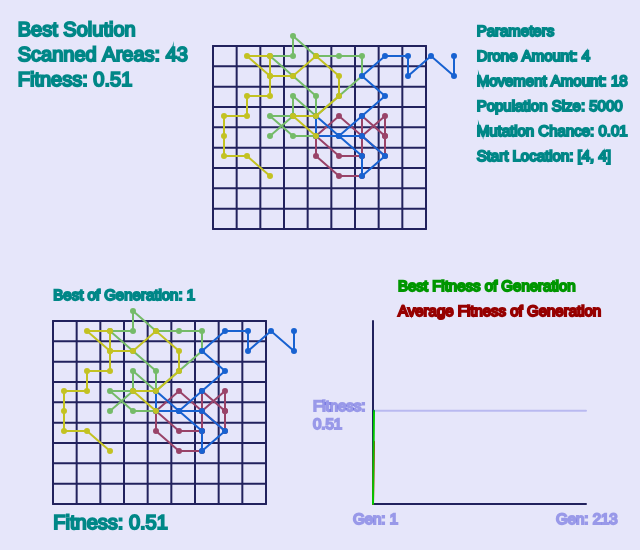
Frame 1 (no input)
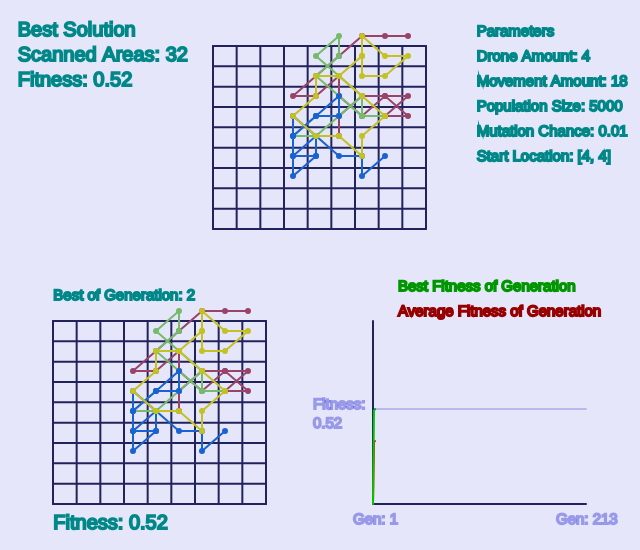
Frame 2 (the mouse pressed at the canvas centre, redrawn once)

The p5.js sketch that drew these frames (run headless with seeded random() and noise() and a simulated clock; the mouse was pressed at the canvas centre and the sketch redrawn once):

// p5.js sketch
// ── sketch.js
//Emre Nitim - 17011079
//Bu dosya p5.js kütüphanesi kullanılarak yazılmıştır.
//Genetik algoritmanın sonuçlarının görselleştirildiği kısımdır.

var BOARD_SIZE = 9;
//Max drone amount: 4
var DRONE_AMOUNT = 4;
var MOVEMENT_AMOUNT = 18;
var POPULATION_SIZE = 5000;
var MUTATION_CHANCE = 0.01;
var START_LOCATION_X = 4;
var START_LOCATION_Y = 4;
var geneticAlgorithm;

var sliders = [];
var startButton;
var stopButton;

var averageFitnessGraphPoints = [];
var bestIndividualFitnessGraphPoints = [];

//GeneticAlgorithm oluşturulur
//Ekran ayarları yapılır
function setup() {
  createCanvas(640, 550);
  frameRate(60);
  noLoop();

  geneticAlgorithm = new GeneticAlgorithm(
    DRONE_AMOUNT,
    MOVEMENT_AMOUNT,
    POPULATION_SIZE,
    MUTATION_CHANCE,
    new Coordinate(START_LOCATION_X, START_LOCATION_Y),
    BOARD_SIZE
  );

  for (var i = 0; i < 4; i++) {
    sliders.push(createSlider(0, 255, 255, 1));
  }

  startButton = createButton("START");
  startButton.mouseClicked(() => {
    frameRate(60);
    loop();
  });
  stopButton = createButton("STOP");
  stopButton.mouseClicked(() => {
    frameRate(0);
    console.log(geneticAlgorithm.topMember);
    for (var i = 0; i < geneticAlgorithm.topMember.droneAmount; i++) {
      console.log(
        i + 1 + ".Drone: " + geneticAlgorithm.topMember.drones[i].moveOrder
      );
    }
  });

  averageFitnessGraphPoints.push(0);
  bestIndividualFitnessGraphPoints.push(0);
}

//Bu method bir sonsuz döngüdür.
//Her dönüşte GeneticAlgorithm için
//Yeni bir nesil üreten fonksiyon çağırılır
//ve sonuçlar görselleştirilir.
function draw() {
  background(230, 230, 250);
  drawBoards(BOARD_SIZE);

  drawMemberOnBoard(geneticAlgorithm.bestMemberOfPopulation, 1);
  drawMemberOnBoard(geneticAlgorithm.topMember, 0);
  drawGraph();
  drawPopulationOnGraph(geneticAlgorithm.population);
  textSize(15);
  stroke(0, 135, 135);
  text("Parameters", (2 * width) / 3 + 50, height / 9 - 25);
  text("Drone Amount: " + DRONE_AMOUNT, (2 * width) / 3 + 50, height / 9);
  text(
    "Movement Amount: " + MOVEMENT_AMOUNT,
    (2 * width) / 3 + 50,
    height / 9 + 25
  );
  text(
    "Population Size: " + POPULATION_SIZE,
    (2 * width) / 3 + 50,
    height / 9 + 50
  );
  text(
    "Mutation Chance: " + MUTATION_CHANCE,
    (2 * width) / 3 + 50,
    height / 9 + 75
  );
  text(
    "Start Location: [" + START_LOCATION_X + ", " + START_LOCATION_Y + "]",
    (2 * width) / 3 + 50,
    height / 9 + 100
  );
  textSize(20);
  text("Best Solution", width / 36, height / 9 - 25);
  text(
    "Scanned Areas: " + geneticAlgorithm.topMember.scannedAreas.length,
    width / 36,
    height / 9
  );
  text(
    "Fitness: " + geneticAlgorithm.topMember.fitness.toFixed(2),
    width / 36,
    height / 9 + 25
  );

  text(
    "Fitness: " + geneticAlgorithm.bestMemberOfPopulation.fitness.toFixed(2),
    width / 12,
    (11 * height) / 12 + 25
  );

  textSize(15);
  text("Best of Generation: " + frameCount, width / 12, (6 * height) / 12 + 25);

  //Yeni jenerasyonu üretir.
  geneticAlgorithm.findNextGeneration();
}

//Verilen popülasyon bireyini bir tahta üzerine çizen method.
function drawMemberOnBoard(member, boardNo) {
  var x = floor(width / 3);
  var offsetX = floor((width - x) / 2);
  var y = floor((height / 2) * (2 / 3));
  var offsetY = floor((height / 2 - y) / 2);
  offsetY += (height / 2) * boardNo;
  offsetX -= (width / 4) * boardNo;

  var unitWidth = floor(x / BOARD_SIZE);
  var unitHeight = floor(y / BOARD_SIZE);

  for (var k = 0; k < member.droneAmount; k++) {
    var startLocation = member.drones[k].startLocation;
    var coordinates = member.drones[k].coordinates;
    beginShape();
    pickEllipseColor(k);
    ellipse(
      offsetX + floor(unitWidth / 2) + startLocation.x * unitWidth,
      offsetY + floor(unitHeight / 2) + startLocation.y * unitHeight,
      4
    );
    vertex(
      offsetX + floor(unitWidth / 2) + startLocation.x * unitWidth,
      offsetY + floor(unitHeight / 2) + startLocation.y * unitHeight
    );
    for (var i = 0; i < coordinates.length; i++) {
      ellipse(
        offsetX + floor(unitWidth / 2) + coordinates[i].x * unitWidth,
        offsetY + floor(unitHeight / 2) + coordinates[i].y * unitHeight,
        4
      );
      vertex(
        offsetX + floor(unitWidth / 2) + coordinates[i].x * unitWidth,
        offsetY + floor(unitHeight / 2) + coordinates[i].y * unitHeight
      );
    }
    pickPathColor(k);
    endShape();
  }
}

//Tahtaları çizen method.
function drawBoards(size) {
  var x = floor(width / 3);
  var offsetX = floor((width - x) / 2);
  var y = floor((height / 2) * (2 / 3));
  var offsetY = floor((height / 2 - y) / 2);

  strokeWeight(2);
  stroke(34, 34, 93);
  beginShape(LINES);
  for (var i = 0; i <= y; i += y / size) {
    vertex(offsetX + 0, offsetY + i);
    vertex(offsetX + x, offsetY + i);
  }
  endShape();

  beginShape(LINES);
  for (var j = 0; j <= x; j += x / size) {
    vertex(offsetX + j, offsetY + 0);
    vertex(offsetX + j, offsetY + y);
  }
  endShape();

  offsetY += height / 2;
  offsetX -= width / 4;
  stroke(34, 34, 93);
  beginShape(LINES);
  for (var i = 0; i <= y; i += y / size) {
    vertex(offsetX + 0, offsetY + i);
    vertex(offsetX + x, offsetY + i);
  }
  endShape();

  beginShape(LINES);
  for (var j = 0; j <= x; j += x / size) {
    vertex(offsetX + j, offsetY + 0);
    vertex(offsetX + j, offsetY + y);
  }
  endShape();
}

//Grafiği çizen method.
function drawGraph() {
  var x = floor(width / 3);
  var offsetX = floor((width - x) / 2);
  var y = floor((height / 2) * (2 / 3));
  var offsetY = floor((height / 2 - y) / 2);

  offsetY += height / 2;
  offsetX += width / 4;
  stroke(34, 34, 93);
  line(offsetX, offsetY, offsetX, offsetY + y);
  line(offsetX, offsetY + y, offsetX + x, offsetY + y);

  textSize(15);
  stroke(0, 150, 0);
  text("Best Fitness of Generation", offsetX + 25, offsetY - 30);
  stroke(150, 0, 0);
  text("Average Fitness of Generation", offsetX + 25, offsetY - 5);
}

//Popülasyon bilgilerini kullanarak verileri
//grafiğin üzerine yerleştirir.
function drawPopulationOnGraph(population) {
  var x = floor(width / 3);
  var offsetX = floor((width - x) / 2);
  var y = floor((height / 2) * (2 / 3));
  var offsetY = floor((height / 2 - y) / 2);

  offsetY += height / 2;
  offsetX += width / 4;

  if (frameCount % 1 == 0) {
    var fitness = 0;
    for (var i = 0; i < population.length; i++) {
      fitness += population[i].fitness;
    }
    fitness /= population.length;
    averageFitnessGraphPoints.push(fitness);
    bestIndividualFitnessGraphPoints.push(
      geneticAlgorithm.bestMemberOfPopulation.fitness
    );
  }

  if (averageFitnessGraphPoints.length == x) {
    var temp = averageFitnessGraphPoints[averageFitnessGraphPoints.length - 1];
    averageFitnessGraphPoints = [];
    averageFitnessGraphPoints.push(temp);

    temp =
      bestIndividualFitnessGraphPoints[
        bestIndividualFitnessGraphPoints.length - 1
      ];
    bestIndividualFitnessGraphPoints = [];
    bestIndividualFitnessGraphPoints.push(temp);
  }

  //Average
  stroke(255, 0, 0);
  for (var i = 1; i < averageFitnessGraphPoints.length; i++) {
    line(
      offsetX + i - 1,
      offsetY + y - averageFitnessGraphPoints[i - 1] * y,
      offsetX + i,
      offsetY + y - averageFitnessGraphPoints[i] * y
    );
  }

  //Best
  stroke(0, 200, 0);
  for (var i = 1; i < bestIndividualFitnessGraphPoints.length; i++) {
    line(
      offsetX + i - 1,
      offsetY + y - bestIndividualFitnessGraphPoints[i - 1] * y,
      offsetX + i,
      offsetY + y - bestIndividualFitnessGraphPoints[i] * y
    );
  }

  stroke(0, 0, 200, 50);
  line(
    offsetX,
    offsetY + y - geneticAlgorithm.topMember.fitness * y,
    offsetX + x,
    offsetY + y - geneticAlgorithm.topMember.fitness * y
  );

  textSize(15);
  stroke(0, 0, 200, 85);
  text(
    "Fitness: \n" + geneticAlgorithm.topMember.fitness.toFixed(2),
    offsetX - 60,
    offsetY + y - geneticAlgorithm.topMember.fitness * y
  );

  textSize(15);
  stroke(0, 0, 200, 85);
  text(
    "Gen: " + (frameCount - (averageFitnessGraphPoints.length - 2)),
    offsetX - 20,
    offsetY + y + 20
  );

  text(
    "Gen: " + (frameCount - (averageFitnessGraphPoints.length - 1) + x),
    offsetX + x - 30,
    offsetY + y + 20
  );
}

function pickEllipseColor(k) {
  if (k == 0) {
    fill(153, 67, 105);
    stroke(153, 67, 105);
  } else if (k == 1) {
    fill(117, 187, 105);
    stroke(117, 187, 105);
  } else if (k == 2) {
    fill(24, 98, 209);
    stroke(24, 98, 209);
  } else {
    fill(195, 194, 34);
    stroke(195, 194, 34);
  }
}

function pickPathColor(k) {
  noFill();
  if (k == 0) {
    stroke(153, 67, 105, sliders[k].value());
  } else if (k == 1) {
    stroke(117, 187, 105, sliders[k].value());
  } else if (k == 2) {
    stroke(24, 98, 209, sliders[k].value());
  } else {
    stroke(195, 194, 34, sliders[k].value());
  }
}

// ── GeneticAlgorithm.js
//Koordinatı ifade etmek için kullandığım class.
class Coordinate {
  constructor(x, y) {
    this.x = x;
    this.y = y;
  }
}

//Genetik algoritma kodlarını içeren class.
class GeneticAlgorithm {
  constructor(
    droneAmount,
    //Bir drone'un edeceği hareket sayısı
    movementAmount,
    populationSize,
    mutationChance,
    startLocation,
    boardSize
  ) {
    //ilk popülasyonu oluştur
    this.droneAmount = droneAmount;
    this.movementAmount = movementAmount;
    this.populationSize = populationSize;
    this.mutationChance = mutationChance;
    this.startLocation = startLocation;

    //Random popülasyon oluştur
    this.population = [];
    this.populationFitnessPercentages = [];
    for (var i = 0; i < populationSize; i++) {
      this.population.push(
        new Member(
          "random",
          undefined,
          droneAmount,
          startLocation,
          movementAmount,
          boardSize
        )
      );
    }
    this.topMember = this.population[0];
    this.bestMemberOfPopulation = this.population[0];

    //Random popülasyonun fitnessa göre seçilme oranlarını bul
    this.findPopulationFitnessPercentages();
    //En iyi bireyi bul.
    this.findBestMemberOfLastGen();
  }

  //Tek bir drone'un iyilik puanını hesaplar.
  static fitnessOfADrone(drone, movementAmount, boardSize) {
    //Taranan alanı maksimum olmalı
    var scannedAreaScore = drone.scannedAreas.length;
    var outOfMapPenalty = drone.outOfMapAreas.length;
    if (outOfMapPenalty <= scannedAreaScore)
      scannedAreaScore -= outOfMapPenalty;
    //0 - 1 arasına map et. Maksimum skor = geziş sayısı
    var areaSize = boardSize * boardSize;
    scannedAreaScore /=
      movementAmount + 1 <= areaSize ? movementAmount + 1 : areaSize;

    //Dönüş açıları minimum olmalı
    var minimumAngleScore = 0;
    for (var i = 0; i < drone.moveOrder.length - 1; i++) {
      var temp = Math.abs(drone.moveOrder[i] - drone.moveOrder[i + 1]);
      if (temp == 1 || temp == 7) {
        minimumAngleScore += 0.0001;
      } else if (temp == 2 || temp == 6) {
        minimumAngleScore += 0.004;
      } else if (temp == 3 || temp == 5) {
        minimumAngleScore += 0.09;
      } else if (temp == 4) {
        minimumAngleScore += 1.6;
      } else {
        minimumAngleScore += 0;
      }
    }
    minimumAngleScore = 1 / (minimumAngleScore + 1);

    //Sonu başladığı yer olmalı
    var finishPointScore =
      Math.abs(
        drone.coordinates[drone.coordinates.length - 1].x -
          drone.startLocation.x
      ) +
      Math.abs(
        drone.coordinates[drone.coordinates.length - 1].y -
          drone.startLocation.y
      );
    finishPointScore = 1 / (finishPointScore * finishPointScore + 1);

    return (
      scannedAreaScore * 0.3 + minimumAngleScore * 0.3 + finishPointScore * 0.4
    );
  }

  //Tüm popülasyon birelyeri için iyilik puanlarına göre
  //seçilme oranı oluşturur.
  findPopulationFitnessPercentages() {
    this.populationFitnessPercentages = [];
    var sum = 0;
    for (var i = 0; i < this.population.length; i++) {
      sum += this.population[i].fitness;
    }
    for (var i = 0; i < this.population.length; i++) {
      this.populationFitnessPercentages.push(this.population[i].fitness / sum);
    }
  }

  //En yeni popülasyonun en iyi bireyini bulur.
  findBestMemberOfLastGen() {
    var max = -1;
    var bestMember = this.bestMemberOfPopulation;
    for (var i = 0; i < this.population.length; i++) {
      if (this.populationFitnessPercentages[i] > max) {
        max = this.populationFitnessPercentages[i];
        bestMember = this.population[i];
      }
    }

    if (bestMember.fitness > this.topMember.fitness) {
      this.topMember = bestMember;
    }

    this.bestMemberOfPopulation = bestMember;
  }

  //Genetik algoritmayı uygulayarak sıradaki jenerasyonu oluşturur.
  findNextGeneration() {
    var newPopulation = [];
    for (var i = 0; i < this.population.length / 2; i++) {
      var x = this.randomSelect();
      var y = this.randomSelect();

      var childs = this.reproduce(x, y);

      if (random() < this.mutationChance) {
        this.mutate(childs.child1, 0.1);
      }
      if (random() < this.mutationChance) {
        this.mutate(childs.child2, 0.1);
      }
      newPopulation.push(childs.child1);
      newPopulation.push(childs.child2);
    }
    this.population = newPopulation;
    this.findPopulationFitnessPercentages();
    this.findBestMemberOfLastGen();
  }

  //Popülasyon içerisinden iyilik oranlarına bağlı olarak
  //bir adet birey döndürür.
  randomSelect() {
    var rn = random();
    var temp = 0;
    var index = 0;
    while (temp < rn) {
      temp += this.populationFitnessPercentages[index];
      index++;
    }
    index--;

    return this.population[index];
  }

  //Verilen iki bireyi çaprazlayarak
  //2 yeni birey oluşturur.
  reproduce(memberX, memberY) {
    var child1 = new Member(
      "reproduce",
      memberX,
      undefined,
      undefined,
      undefined,
      undefined
    );
    var child2 = new Member(
      "reproduce",
      memberX,
      undefined,
      undefined,
      undefined,
      undefined
    );
    //moveOrder bul
    for (var i = 0; i < memberX.droneAmount; i++) {
      var drone1 = new Drone(
        "reproduce",
        memberX.drones[i],
        undefined,
        undefined,
        undefined
      );
      var drone2 = new Drone(
        "reproduce",
        memberX.drones[i],
        undefined,
        undefined,
        undefined
      );
      var moveOrder1 = [];
      var moveOrder2 = [];
      var randomIndex = random(memberX.drones[i].moveOrder.length);
      for (var j = 0; j < memberX.drones[i].moveOrder.length; j++) {
        if (j < randomIndex) {
          moveOrder1.push(memberX.drones[i].moveOrder[j]);
          moveOrder2.push(memberY.drones[i].moveOrder[j]);
        } else {
          moveOrder1.push(memberY.drones[i].moveOrder[j]);
          moveOrder2.push(memberX.drones[i].moveOrder[j]);
        }
      }
      drone1.moveOrder = moveOrder1;
      drone2.moveOrder = moveOrder2;

      //koordinatları bul
      drone1.findCoordinates();
      drone2.findCoordinates();
      //taranan alanı bul
      drone1.findScannedAreas();
      drone2.findScannedAreas();
      //fitness puanını bul
      drone1.findFitnessScore();
      drone2.findFitnessScore();

      child1.drones.push(drone1);
      child2.drones.push(drone2);
    }
    child1.findScannedAreas();
    child1.findFitnessScore();
    child2.findScannedAreas();
    child2.findFitnessScore();

    return { child1, child2 };
  }

  //Verilen bireyi mutasyona uğratır.
  mutate(member, percentage) {
    var amount = this.population.length * percentage;
    amount = floor(amount);
    for (var i = 0; i < member.droneAmount; i++) {
      for (var j = 0; j < amount; j++) {
        //Başlangıç değişmesin diye -1
        member.drones[i].moveOrder[
          floor(random(member.drones[i].moveOrder.length - 1)) + 1
        ] = floor(random(8));
      }
      member.drones[i].findCoordinates();
      member.drones[i].findScannedAreas();
      member.drones[i].findFitnessScore();
    }
    member.findScannedAreas();
    member.findFitnessScore();
  }
}

// ── Member.js
//Popülasyon içerisindeki bireyler bu classa aittir.
//İçerisinde Drone class'ına ait elemanlar bulundurur.
class Member {
  constructor(
    //oluşum sebebine göre constructor değiştirir.
    //(Rastgele veya çaprazlama sonucu oluşum)
    mode,
    parent,
    droneAmount,
    startLocation,
    movementAmount,
    boardSize
  ) {
    if (mode == "reproduce") {
      this.constructor2(parent);
      return;
    }

    this.droneAmount = droneAmount;
    this.movementAmount = movementAmount;
    this.boardSize = boardSize;
    this.startLocation = startLocation;
    this.fitness = -1;

    //Drone'ları oluşturur
    this.drones = [];
    for (var i = 0; i < this.droneAmount; i++) {
      this.drones.push(
        new Drone(
          "random",
          undefined,
          this.startLocation,
          this.movementAmount,
          this.boardSize
        )
      );
    }
    this.scannedAreas = [];

    //Oluşan drone'ların gezdiği yerleri kullanarak
    //gezilen alanları bulur.
    this.findScannedAreas();

    //Drone'ların kendi iyilik puanlarını da kullanarak
    //bireyin iyilik puanı hesaplanır.
    this.findFitnessScore();
  }

  //Birey çaprazlama sonucu oluşmuşsa bu constructor çalışır.
  constructor2(parentX) {
    this.droneAmount = parentX.droneAmount;
    this.movementAmount = parentX.movementAmount;
    this.boardSize = parentX.boardSize;
    this.startLocation = parentX.startLocation;
    this.fitness = -1;
    this.drones = [];
  }

  //Bireyin iyilik pyanını hesaplar.
  //iyilik puanı:
  //droneların iyilik puanı ortalaması * 0.6  + gezilen alan skoru * 0.4
  findFitnessScore() {
    //Droneların ayrı ayrı skorlarının ortalaması
    var individualDroneAverage = 0;
    for (var i = 0; i < this.droneAmount; i++) {
      individualDroneAverage += this.drones[i].fitness;
    }
    individualDroneAverage /= this.drones.length;

    var totalScannedAreaScore = this.scannedAreas.length;
    var areaSize = this.boardSize * this.boardSize;
    totalScannedAreaScore /=
      this.movementAmount * this.droneAmount <= areaSize
        ? this.movementAmount * this.droneAmount
        : areaSize;

    this.fitness = individualDroneAverage * 0.6 + totalScannedAreaScore * 0.4;
  }

  //Elemanı olan drone'ların gezdikleri alanları birleştirir.
  findScannedAreas() {
    this.scannedAreas = [];
    for (var i = 0; i < this.droneAmount; i++) {
      for (var j = 0; j < this.drones[i].scannedAreas.length; j++) {
        if (
          !this.isScannedAlready(
            new Coordinate(
              this.drones[i].scannedAreas[j][0],
              this.drones[i].scannedAreas[j][1]
            )
          )
        ) {
          this.scannedAreas.push([
            this.drones[i].scannedAreas[j][0],
            this.drones[i].scannedAreas[j][1],
          ]);
        }
      }
    }
  }

  //Bir koordinatın zaten taranıp taranmadığını verir.
  isScannedAlready(coordinate) {
    for (var i = 0; i < this.scannedAreas.length; i++) {
      if (
        this.scannedAreas[i][0] == coordinate.x &&
        this.scannedAreas[i][1] == coordinate.y
      )
        return true;
    }
    return false;
  }
}

//Geziş yönlerinin listesini içeren class
class Drone {
  constructor(mode, parent, startLocation, movementAmount, boardSize) {
    if (mode == "reproduce") {
      this.constructor2(parent);
      return;
    }

    //Dronelar rastgele oluşmuşsa bu constructor çalışır.
    this.movementAmount = movementAmount;
    this.boardSize = boardSize;

    this.moveOrder = [];
    this.startLocation = startLocation;
    this.coordinates = [];
    this.scannedAreas = [];
    this.outOfMapAreas = [];

    //Rastgele hareketler oluşturur.
    for (var i = 0; i < movementAmount; i++) {
      this.moveOrder.push(floor(random(8)));
    }
    //moveOrder hazırken kullanınca koordinatları bulur.
    this.findCoordinates();
    //koordinatlar hazırken kullanınca taranan alanı bulur.
    this.findScannedAreas();

    //taranan alan hazırken kullanılınca fitness puanını bulur.
    this.fitness = -1;
    this.findFitnessScore();
  }

  //Çaprazlama sonucu oluşursa bu constructor çalışır.
  constructor2(parentX) {
    this.movementAmount = parentX.movementAmount;
    this.boardSize = parentX.boardSize;

    this.moveOrder = [];
    this.startLocation = parentX.startLocation;
    this.coordinates = [];
    this.scannedAreas = [];
    this.outOfMapAreas = [];
    //Daha ölçülmedi.
    this.fitness = -1;
  }

  //Yapılan hareketlere göre gezilen koordinatları bulur.
  findCoordinates() {
    this.coordinates = [];
    for (var i = 0; i < this.moveOrder.length; i++) {
      if (i == 0) {
        this.coordinates.push(
          new Coordinate(this.startLocation.x, this.startLocation.y)
        );
      } else {
        this.coordinates.push(
          new Coordinate(this.coordinates[i - 1].x, this.coordinates[i - 1].y)
        );
      }

      if (this.moveOrder[i] == 0) {
        this.coordinates[i].y -= 1;
      } else if (this.moveOrder[i] == 1) {
        this.coordinates[i].x -= 1;
        this.coordinates[i].y -= 1;
      } else if (this.moveOrder[i] == 2) {
        this.coordinates[i].x -= 1;
      } else if (this.moveOrder[i] == 3) {
        this.coordinates[i].x -= 1;
        this.coordinates[i].y += 1;
      } else if (this.moveOrder[i] == 4) {
        this.coordinates[i].y += 1;
      } else if (this.moveOrder[i] == 5) {
        this.coordinates[i].x += 1;
        this.coordinates[i].y += 1;
      } else if (this.moveOrder[i] == 6) {
        this.coordinates[i].x += 1;
      } else if (this.moveOrder[i] == 7) {
        this.coordinates[i].x += 1;
        this.coordinates[i].y -= 1;
      }
    }
  }

  //Gezilen koordinatların bir seti.
  findScannedAreas() {
    this.scannedAreas = [];
    this.outOfMapAreas = [];
    this.scannedAreas.push([this.startLocation.x, this.startLocation.y]);
    for (var i = 0; i < this.coordinates.length; i++) {
      if (
        this.coordinates[i].x >= 0 &&
        this.coordinates[i].x < this.boardSize &&
        this.coordinates[i].y >= 0 &&
        this.coordinates[i].y < this.boardSize
      ) {
        if (!this.isScannedAlready(this.coordinates[i]))
          this.scannedAreas.push([
            this.coordinates[i].x,
            this.coordinates[i].y,
          ]);
      } else {
        this.outOfMapAreas.push([this.coordinates[i].x, this.coordinates[i].y]);
      }
    }
  }

  //Bir koordinat taranan alanların içinde zaten var mı kontrolü yapar.
  isScannedAlready(coordinate) {
    for (var i = 0; i < this.scannedAreas.length; i++) {
      if (
        this.scannedAreas[i][0] == coordinate.x &&
        this.scannedAreas[i][1] == coordinate.y
      )
        return true;
    }
    return false;
  }

  //GeneticAlgorithm classındaki methodu kullanarak
  //kendisinin diğer drone'lardan bağımsız iyilik puanını bulur.
  findFitnessScore() {
    this.fitness = GeneticAlgorithm.fitnessOfADrone(
      this,
      this.movementAmount,
      this.boardSize
    );
  }
}
